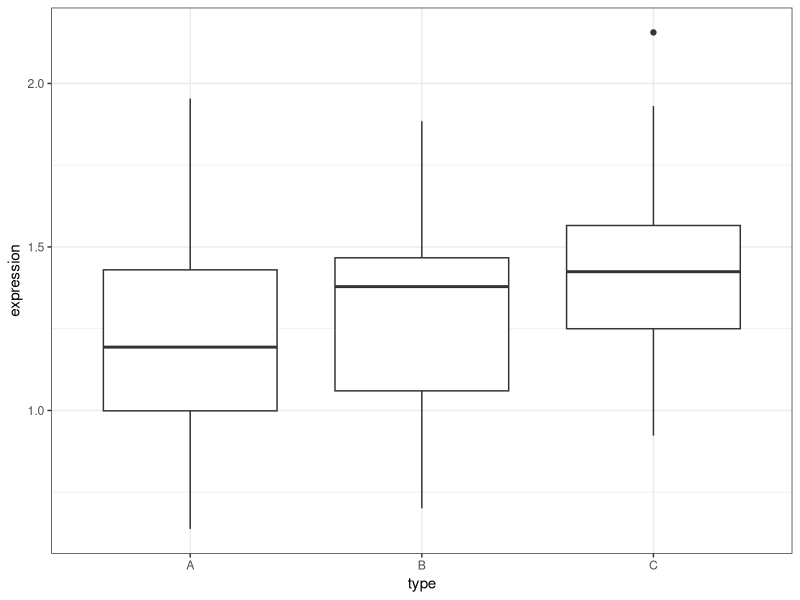
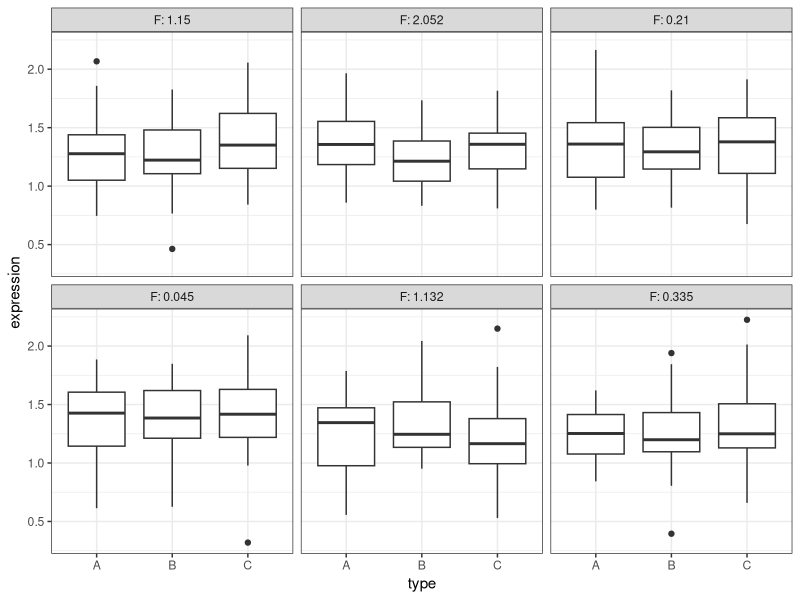
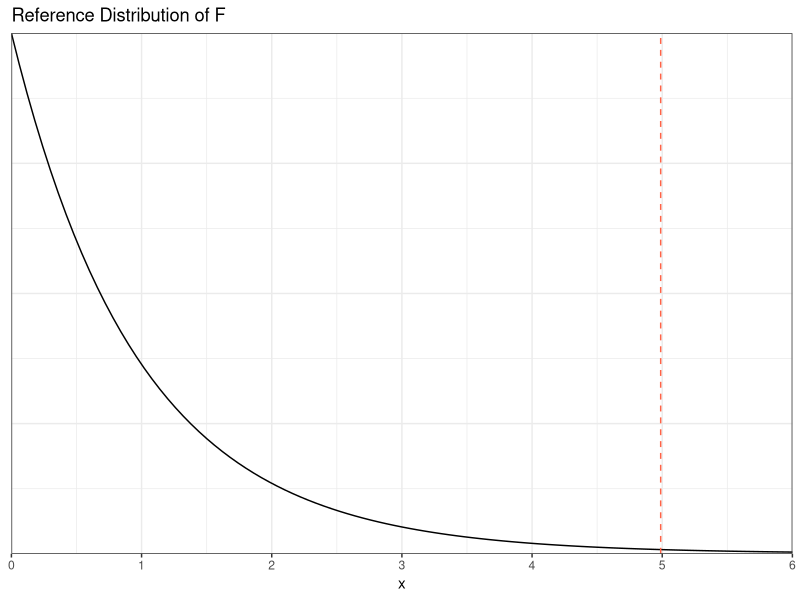

The R script that drew these images, in order:
library(tidyverse)

# Plot of observed "data" with effect size
#============================

n     <- 30
mu    <- c(1.25, 1.3, 1.4)
sigma <- .3

set.seed(88)

df <- tibble(expression = c(rnorm(n = n, mean = mu[1], sd = sigma),
                   rnorm(n = n, mean = mu[2], sd = sigma),
                   rnorm(n = n, mean = mu[3], sd = sigma)),
             type = rep(LETTERS[1:3], each = n))

p1 <- ggplot(df, aes(x = type, y = expression)) +
  geom_boxplot() +
  theme_bw()

ggsave("observed-plot.png", p1, width = 6.5, height = 5)

F_observed <- anova(lm(expression ~ type, data = df))$`F value`[1]


# Plots and Fs under the null
#============================

mu    <- 1.3
nsims <- 6

null_df <- tibble(expression = rnorm(n = n * 3, mean = mu, sd = sigma),
                 type = rep(LETTERS[1:3], each = n),
                 it   = 1)
null_df$`F` <- anova(lm(expression ~ type, data = null_df))$`F value`[1] %>%
  round(digits = 3)

for (i in 2:nsims) {
  new_df <- tibble(expression = rnorm(n = n * 3, mean = mu, sd = sigma),
                   type = rep(LETTERS[1:3], each = n),
                   it   = i)
  new_df$`F` <- anova(lm(expression ~ type, data = new_df))$`F value`[1] %>%
    round(digits = 3)
  null_df <- bind_rows(null_df, new_df)
}

null_df$`F` = factor(null_df$`F`, levels = pull(distinct(null_df, `F`)))

p2 <- ggplot(null_df, aes(x = type, y = expression)) +
  geom_boxplot() +
  theme_bw() +
  facet_wrap(~`F`, labeller = label_both, ncol = 3)

ggsave("null-plots.png", p2, width = 6.5, height = 5)


# Observed F against reference dist
#==================================

x_max <- round(F_observed) + 1
p3 <- ggplot(data.frame(x = c(0, x_max)), aes(x = x)) +
  stat_function(fun = stats::df, args = list(df1 = 2, df2 = 3 * (n - 1))) +
  geom_vline(xintercept = F_observed, col = "tomato", lty = 2) +
  theme_bw() +
  scale_y_continuous(limits = c(0, 1), expand = c(0, 0)) +
  scale_x_continuous(limits = c(0, x_max), expand = c(0, 0)) +
  theme(axis.title.y = element_blank(),
        axis.text.y  = element_blank(),
        axis.ticks.y = element_blank()) +
  ggtitle("Reference Distribution of F")

ggsave("null-dist.png", p3, width = 5, height = 3)